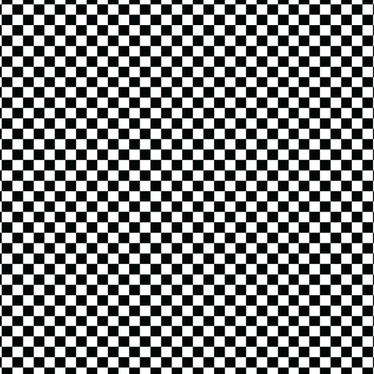
#> input picture digital_checkered.png, 374 x 374 px, shrunk from 493 x 493 before the run, found by its file name
$ python wavelet_utils.py
#> lines starting #> are read from the running program, lines starting #| are printed output that depends on the picture; after the words box and inside, x2 and y2 are one past the last pixel; in counts of white or black regions, pixels touching at a corner belong together
import os
import numpy as np
import matplotlib.pyplot as plt
import matplotlib.image as mpimg
import pywt #wavelet için

_IMG_DIR = os.path.join(os.path.dirname(__file__), "..", "images")
paths=[os.path.join(_IMG_DIR, name) for name in ["digital_checkered.png","satellite_image.jpg","normal.jpg","pattern.jpg"]] #kullanılacak resim
TRESHOLDS=[0.05, 0.10, 0.15, 0.20, 0.25,0.30,0.35]    #sıkıştırma miktarı ve kaliteyi belirleyen eşik değeri
WAVELET_NAMES= ["haar","db2","sym4"] #kullanılacak WAVELET'in türü

#resmi grayscale yapıp float matris haline getiren metot
def prep_img(p):
    img=mpimg.imread(p)
    #print(img.shape)

    if img.ndim==3:#ndim 3se resim renklidir, dot productla gri yaparız
        gray=np.dot(img[...,:3],[0.2989,0.5870,0.1140])
    else:#ndim 3 değilse 2 ise resim zaten gridir. birşey yapmaya gerek yok
        gray=img

    gray=gray.astype(np.float32)

    if gray.max()>1.5:#katsayılar 1 ile 0 arasında olacak işlem kolaylığı için
        gray=gray/255.0

    #print(img.shape,img.ndim)
    return gray

#waveleti uygulayan metot
def perform_wavelet(gray,wavelet_name):
    c2=pywt.dwt2(gray,wavelet_name)
    return c2

#wavelet uygulanmış matrise tresholdları uygulayan (sıkıştıran metot)
def apply_threshold(coeff_array,T):
    copy=coeff_array.copy()
    smalls=np.abs(copy)<T
    copy[smalls]=0
    smalls_count=smalls.sum()
    #threshold uygulanmış matrisi ve thresholda takılmış eleman sayısını döndürür
    return copy,smalls_count

#sıkıştırılmış resmi eski haline dönüştüren metot
def reconstruct(coeffs2_thr,gray,WAVELET_NAME):
    rec = pywt.idwt2(coeffs2_thr, WAVELET_NAME)#ters wavelet
    #print("reconstructed shape:", rec.shape)
    min_h = min(gray.shape[0], rec.shape[0])
    min_w = min(gray.shape[1], rec.shape[1])

    gray_c= gray[:min_h,:min_w]
    reconstructed_c= rec[:min_h,:min_w]
    return gray_c,reconstructed_c #orijinal ve geri oluşturulmuş matrisi döndürür

#geri dönüştürülmüş resim ile ilk resim arasındaki farkı hesaplayan metod
def calculate_mse_psnr(gray_c, reconstructed_c):
    diff= gray_c - reconstructed_c #fark matrisi
    mse= np.mean(diff**2)# mse hesapladık (psnr formulünde kullanabilmek için lazımdı)
    if mse== 0:
        psnr= float( 'inf')
    else:
        max_val= 1.0
        psnr= 10*np.log10((max_val**2)/mse) #PSNR için genel formul bu
    return mse,psnr

def compress_and_evaluate_images(path,wavelet_name,TRESHOLD):
    #resmi hazırla
    gray=prep_img(path)

    #wavelet uygula
    coeffs2=perform_wavelet(gray,wavelet_name)
    coeff_A,(coeff_H,coeff_V,coeff_D)=coeffs2

    #treshold uygula
    coeff_A_thr, num_of_zeroed_coeffA= apply_threshold(coeff_A, TRESHOLD)
    coeff_H_thr, num_of_zeroed_coeffH= apply_threshold(coeff_H, TRESHOLD)
    coeff_V_thr, num_of_zeroed_coeffV= apply_threshold(coeff_V, TRESHOLD)
    coeff_D_thr, num_of_zeroed_coeffD= apply_threshold(coeff_D, TRESHOLD)

    #resmi geri oluştur
    coeffs2_thr = (coeff_A_thr, (coeff_H_thr, coeff_V_thr, coeff_D_thr))
    gray_c,reconstructed_c=reconstruct(coeffs2_thr,gray,wavelet_name)

    #farkı ölç
    mse, psnr= calculate_mse_psnr(gray_c, reconstructed_c)
    #tablolarda kullanmak için sparsity yi de hesaplıyoruz ve psnr ile birlikte döndürüyoruz
    total= coeff_A.size+ coeff_H.size+ coeff_V.size+ coeff_D.size
    zeroed= num_of_zeroed_coeffA+ num_of_zeroed_coeffH+ num_of_zeroed_coeffV+ num_of_zeroed_coeffD
    sparsity= zeroed/total
    return psnr,sparsity

#projedeki tüm fonksiyonları kullanan ve grafikleri yapan fonksiyon
def print_tradeoff_tables(path,wavelet_names,thresholds):
    plt.figure(figsize=(8,5))

    for wavelet in wavelet_names:
        xs=[] #thresholdlar icin x ekseni
        ys=[] #thresholdlar icin y ekseni
        for threshold in thresholds:
            psnr,sparsity =compress_and_evaluate_images(path,wavelet,threshold)
            xs.append(sparsity*100)
            ys.append(psnr)

        plt.plot(xs,ys,marker='o',label=wavelet)
        for x,y,t in zip(xs,ys,thresholds):
            plt.text(x,y,f"{t}",fontsize=8)

    plt.xlabel("sparsity(%)") #(kabaca sıkıştırma miktarı)
    plt.ylabel("psnr (dB) (quality)") #(sıkıştırılıp geri dönüştürülen resmin kalitesi)
    plt.title(f"trade-off (for {path})")
    plt.grid(True,alpha=0.3)
    plt.axhline(30, color="yellow", linestyle="-", linewidth=3)
    plt.legend()
    plt.tight_layout()
    plt.show()

#approximation, horizontal, diagonal ve vertical subbandları görselleştirmek için. gereken metot
def show_subbands_of_wavelet(path,wavelet_name):
    gray=prep_img(path)
    coeffs2=pywt.dwt2(gray,wavelet_name)
    LL,(LH,HL,HH)=coeffs2

    plt.figure(figsize=(8,8))

    plt.subplot(2,2,1)
    plt.imshow(LL,cmap='gray')
    plt.title( "LL (Approximation)")
    plt.axis('off')

    plt.subplot(2,2,2)
    plt.imshow(LH,cmap='gray')
    plt.title( "LH (Horizontal details)")
    plt.axis('off')

    plt.subplot(2,2,3)
    plt.imshow(HL,cmap='gray')
    plt.title( "HL (Vertical details)")
    plt.axis('off')

    plt.subplot(2,2,4)
    plt.imshow(HH,cmap='gray')
    plt.title( "HH (Diagonal details)")
    plt.axis('off')

    plt.suptitle("subbands in wavelet",fontsize=14)
    plt.tight_layout()
    plt.show()


#main
for path in paths:
    print_tradeoff_tables(path,WAVELET_NAMES,TRESHOLDS)
#> in prep_img, img is the input picture: shape (374, 374, 3) float32; mean R, G, B 0.5, 0.503, 0.503
#> in compress_and_evaluate_images, `coeff_A,(coeff_H,coeff_V,coeff_D)=coeffs2`:
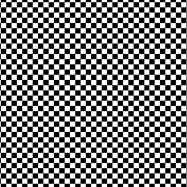
#> coeff_A: shape (187, 187) float32; min 0.0231, max 2, mean 1; drawn with min black and max white
#> in compress_and_evaluate_images, `coeff_A,(coeff_H,coeff_V,coeff_D)=coeffs2`:
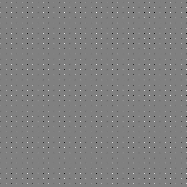
#> coeff_D: shape (187, 187) float32; min -0.651, max 0.644, mean -2.34e-05; drawn with min black and max white
#> in apply_threshold, `smalls=np.abs(copy)<T`:
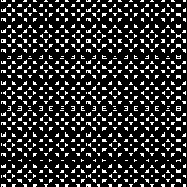
#> smalls: shape (187, 187) bool; 18.4% white in thin lines or dots
#> in apply_threshold, `copy[smalls]=0`: copy: shape (187, 187) float32; 18.43% of pixels changed, all inside (x1, y1, x2, y2) = (1, 0, 186, 187)
#> in apply_threshold, `smalls_count=smalls.sum()`: smalls_count = 6444
#> in apply_threshold (call 2), `smalls=np.abs(copy)<T`: smalls: shape (187, 187) bool; 78.7% white; black in thin lines or dots
#> in compress_and_evaluate_images, `coeff_H_thr, num_of_zeroed_coeffH= apply_threshold(coeff_H, TRESHOLD)`: num_of_zeroed_coeffH = 27538
#> call 3 of apply_threshold, with T = 0.05
#> in apply_threshold (call 3), `smalls=np.abs(copy)<T`:
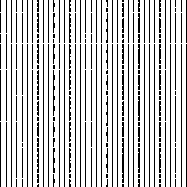
#> smalls: shape (187, 187) bool; 78.7% white; black in thin lines or dots
#> in apply_threshold (call 3), `smalls_count=smalls.sum()`: smalls_count = 27532
#> call 4 of apply_threshold, with T = 0.05
#> in apply_threshold (call 4), `smalls=np.abs(copy)<T`:
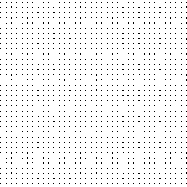
#> smalls: shape (187, 187) bool; 96.2% white; black in thin lines or dots
#> in apply_threshold (call 4), `smalls_count=smalls.sum()`: smalls_count = 33639
#> in calculate_mse_psnr, `diff= gray_c - reconstructed_c`:
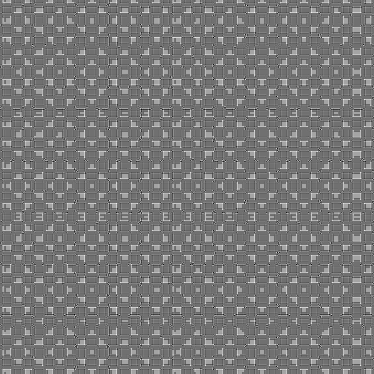
#> diff: shape (374, 374) float32; min -0.052, max 0.0659, mean 0.00391; drawn with min black and max white
#> in calculate_mse_psnr, `mse= np.mean(diff**2)# mse hesapladık (psnr formulünde kullanabilmek i..`: mse = 0.000158
#> in calculate_mse_psnr, `psnr= 10*np.log10((max_val**2)/mse)`: psnr = 38.02
#> in compress_and_evaluate_images, `mse, psnr= calculate_mse_psnr(gray_c, reconstructed_c)`: mse = 0.000158; psnr = 38.02
#> in compress_and_evaluate_images, `zeroed= num_of_zeroed_coeffA+ num_of_zeroed_coeffH+ num_of_zeroed_coef..`: zeroed = 95153
#> in compress_and_evaluate_images, `sparsity= zeroed/total`: sparsity = 0.68
#> in print_tradeoff_tables, `psnr,sparsity =compress_and_evaluate_images(path,wavelet,threshold)`: psnr = 38.02; sparsity = 0.68
#> in print_tradeoff_tables, `plt.show()`:
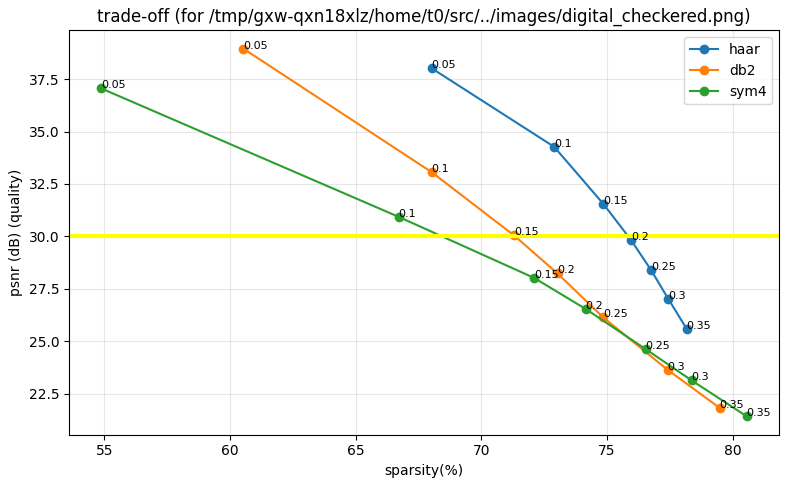
#> figure drawn by matplotlib, 1 panel
#> pass 2 of the loop `for path in paths:`:
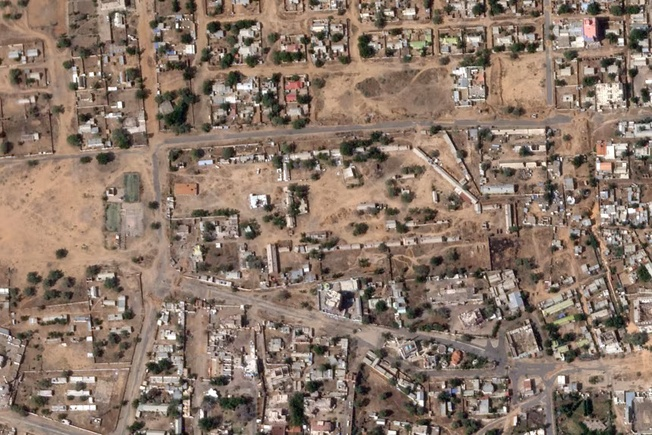
#> input picture satellite_image.jpg, 652 x 435 px, shrunk from 860 x 574 before the run, found by its file name
#> in prep_img, img is the input picture: shape (435, 652, 3); mean R, G, B 138.8, 118.9, 105
#> coeff_A: shape (218, 326) float32
#> coeff_H: shape (218, 326) float32
#> coeff_V: shape (218, 326) float32
#> coeff_D: shape (218, 326) float32
#> rec: shape (436, 652) float32
#> in calculate_mse_psnr (call 22), `diff= gray_c - reconstructed_c`:
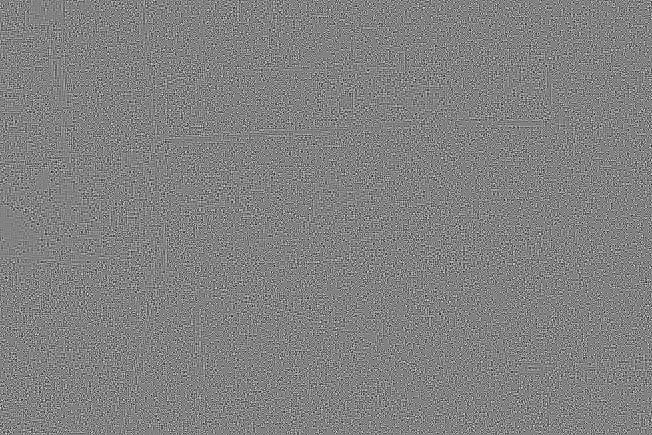
#> diff: shape (435, 652) float32; min -0.0716, max 0.0691, mean 6.65e-07; drawn with min black and max white
#> in calculate_mse_psnr (call 22), `mse= np.mean(diff**2)# mse hesapladık (psnr formulünde kullanabilmek i..`: mse = 0.000279
#> in calculate_mse_psnr (call 22), `psnr= 10*np.log10((max_val**2)/mse)`: psnr = 35.55
#> in print_tradeoff_tables (call 2), `psnr,sparsity =compress_and_evaluate_images(path,wavelet,threshold)`: sparsity = 0.551
#> in print_tradeoff_tables (call 2), `plt.show()`:
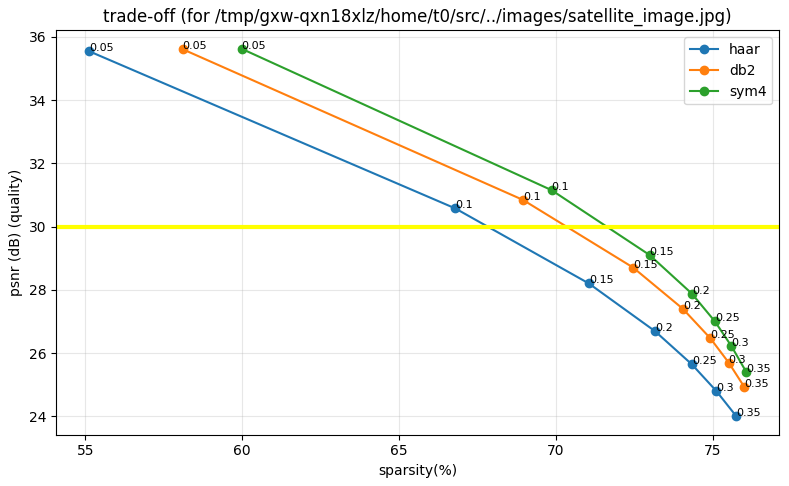
#> figure drawn by matplotlib, 1 panel
#> (the run stopped early here; a loop or call above may not have finished)
